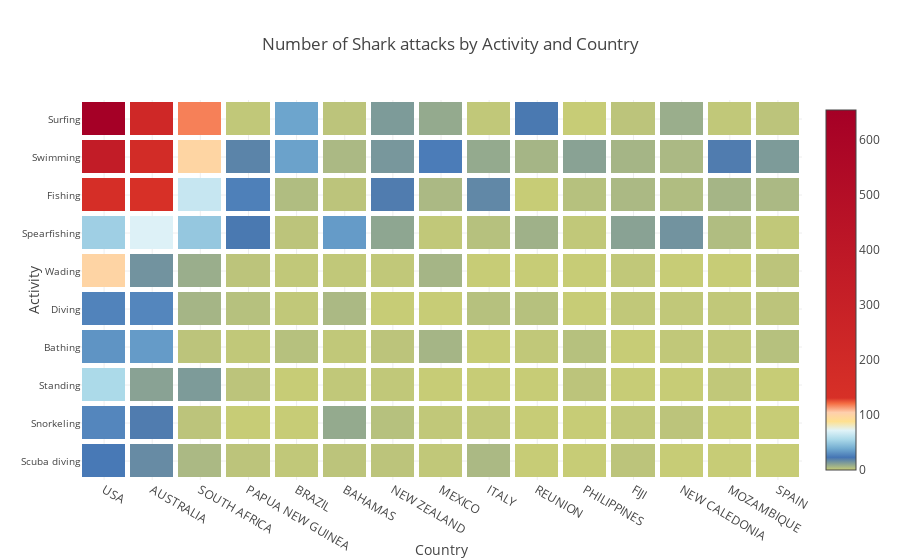

Source (notebook cell):
### Code cell
trace = go.Heatmap(z=z,
                   x=top_countries,
                   y=top_activities, xgap =5, ygap=5,
                  colorscale=[[0.0, 'rgb(199,204,118)'], 
                              [0.035,'rgb(69,117,180)' ],
                              [0.06, 'rgb(116,173,209)'],
                              [0.085, 'rgb(171,217,233)'],
                              [0.11, 'rgb(224,243,248)'],
                              [0.135, 'rgb(254,224,144)'],
                              [0.16, 'rgb(254,207,173)'],
                              [0.185, 'rgb(244,109,67)'],
                              [0.2, 'rgb(215,48,39)'],
                              [1.0, 'rgb(165,0,38)' ]])
data=[trace]


layout = go.Layout(
    title='Number of Shark attacks by Activity and Country',
    xaxis = dict(ticks='', nticks=20, title = 'Country', tickmode = 'linear'),
    yaxis = dict(ticks='', tickprefix = "", side='left',
        position=0.0, title = 'Activity', tickangle=0, tickfont=dict(
            size=10,
        ))
)

fig = go.Figure(data=data, layout=layout)
fig['layout']['yaxis']['autorange'] = "reversed"
iplot(fig, filename = "Sharks heatmap")

### Figure 1 — Plotly figure (JSON) as saved in the notebook; plotly's stock layout.template omitted (floating-point values rounded to 4 significant figures; data arrays with more than 128 entries replaced by an {"elided": "..."} marker saying what was removed)
{"data": [{"colorscale": [[0, "rgb(199,204,118)"], [0.035, "rgb(69,117,180)"], [0.06, "rgb(116,173,209)"], [0.085, "rgb(171,217,233)"], [0.11, "rgb(224,243,248)"], [0.135, "rgb(254,224,144)"], [0.16, "rgb(254,207,173)"], [0.185, "rgb(244,109,67)"], [0.2, "rgb(215,48,39)"], [1, "rgb(165,0,38)"]], "type": "heatmap", "uid": "de160efc-84ee-4269-bc0e-0f6ae272c1f8", "x": ["USA", "AUSTRALIA", "SOUTH AFRICA", "PAPUA NEW GUINEA", "BRAZIL", "BAHAMAS", "NEW ZEALAND", "MEXICO", "ITALY", "REUNION", "PHILIPPINES", "FIJI", "NEW CALEDONIA", "MOZAMBIQUE", "SPAIN"], "xgap": 5, "y": ["Surfing", "Swimming", "Fishing", "Spearfishing", "Wading", "Diving", "Bathing", "Standing", "Snorkeling", "Scuba diving"], "ygap": 5, "z": {"elided": "10x15 int values"}}], "layout": {"title": {"text": "Number of Shark attacks by Activity and Country"}, "xaxis": {"nticks": 20, "tickmode": "linear", "ticks": "", "title": {"text": "Country"}}, "yaxis": {"autorange": "reversed", "position": 0, "side": "left", "tickangle": 0, "tickfont": {"size": 10}, "tickprefix": "", "ticks": "", "title": {"text": "Activity"}}}}
